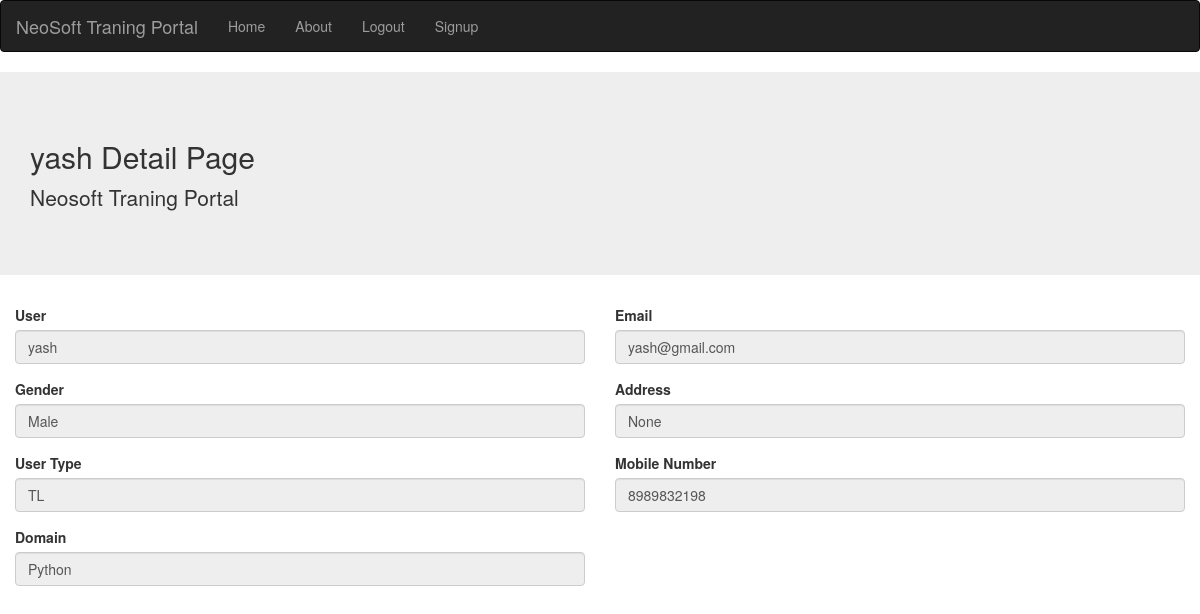
Page /tldetail/2/ on the earlier database version.
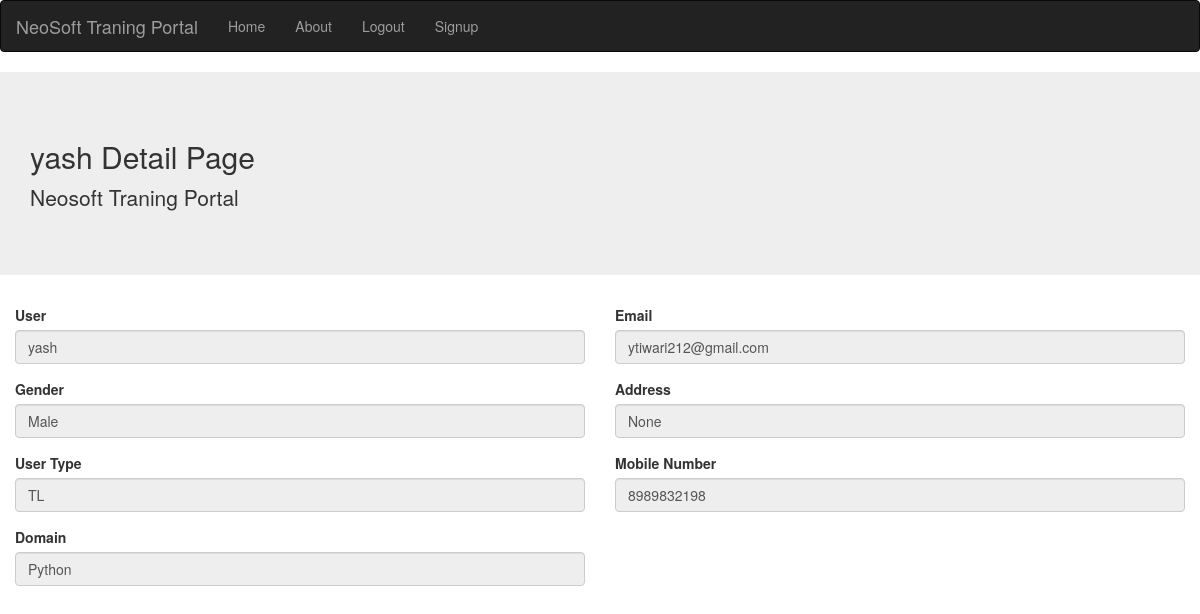
Same page on the later database version.
### core/models.py (models this page shows)
class User(AbstractUser):
    mobile_number = models.CharField(
        max_length=40, unique=True, blank=False, null=False, db_index=True
    )
    address = models.CharField(max_length=255, blank=True, null=True)
    field_type = models.CharField(choices=STATE_CHOICE, max_length=50)
    User_type = models.CharField(choices=STATE_CHOICE2, max_length=50)
    assigned_client = models.CharField(max_length=100)
    DOB = models.DateField(null=True,blank=True)
    gender = models.CharField(choices=STATE_CHOICE1, max_length=50)
    def __str__(self):
        return f"{self.first_name}"

### core/views.py (the view)
# urls.py: path('tldetail/<int:pk>/',TLDetailView.as_view(),name='tl-detail'),
class TLDetailView(View):
    def get(self,request,*args,**kwargs):
        if request.method == "GET":
            user_id=kwargs.get('pk')
            user = User.objects.filter(pk=user_id).last()
            assignment= Assignment.objects.filter(user_id=user_id).last()
            traning = Traning.objects.filter(user_id=user_id).last()
            review = Review.objects.filter(user_id=user_id).last()
            client = Client.objects.filter(user_id=user_id).last()
            return render(request, 'core/tl_detail_page.html', {'user':user,'assignment':assignment,'traning':traning,'review':review,'client':client})

### core/templates/core/tl_detail_page.html (shortened to what this page needs)
{% extends 'core/base.html' %}
{%load static %}
{% block content %}
<head>
</head>
<body>
	<nav class="navbar navbar-inverse">
		<div class="container-fluid">
		  <div class="navbar-header">
			<a class="navbar-brand" href="#">NeoSoft Traning Portal</a>
		  </div>
		  <ul class="nav navbar-nav">
			<li><a href="{% url 'core:tl' %}">Home</a></li>
			<li><a href="{% url 'core:about' %}">About</a></li>
			<li><a href="{% url 'core:login' %}">Logout</a></li>
            <li><a href="{% url 'core:login' %}">Signup</a></li>
		  </ul>
		</div>
	</nav>
	<div class="jumbotron jumbotron-fluid">
		<div class="container">
		  <h2 class="display-4">{{user}} Detail Page</h2>
		  <p class="lead">Neosoft Traning Portal</p>
		</div>
	</div>
	<div class="col-md-6">
		<div class="form-group">
			<label>User</label>
			<input
			class="form-control"
			type="text"
			formControlName="drive_type"
			placeholder="Username"
			value="{{user.first_name}}"
			readonly/>
		</div>
	</div>
	<div class="col-md-6">
		<div class="form-group">
			<label>Email</label>
			<input
			class="form-control"
			type="text"
			formControlName="drive_type"
			placeholder="Email"
			value='{{user.email}}'
			readonly/>
		</div>
	</div>
	<div class="col-md-6">
		<div class="form-group">
			<label>Gender</label>
			<input
			class="form-control"
			type="text"
			formControlName="drive_type"
			placeholder="Gender"
			value='{{user.gender}}'
			readonly/>
		</div>
	</div>
	<div class="col-md-6">
		<div class="form-group">
			<label>Address</label>
			<input
			class="form-control"
			type="text"
			formControlName="drive_type"
			placeholder="Address"
			value='{{user.address}}'
			readonly/>
		</div>
	</div>
	<div class="col-md-6">
		<div class="form-group">
			<label>User Type</label>
			<input class="form-control" type="text" formControlName="drive_type" placeholder="User Type" value="{{user.User_type}}"readonly>
		</div>
	</div>
	<div class="col-md-6">
		<div class="form-group">
			<label>Mobile Number </label>
			<input class="form-control" type="text" formControlName="drive_type" placeholder="Mobile number" value="{{user.mobile_number}}"readonly>
		</div>
	</div>
    <div class="col-md-6">
		<div class="form-group">
			<label>Domain </label>
			<input class="form-control" type="text" formControlName="drive_type" placeholder="Mobile number" value="{{user.field_type}}"readonly>
		</div>
	</div>
</body>
{% endblock %}

Differences in the rows shown:
changed User "yash": email "yash@gmail.com" → "ytiwari212@gmail.com"
